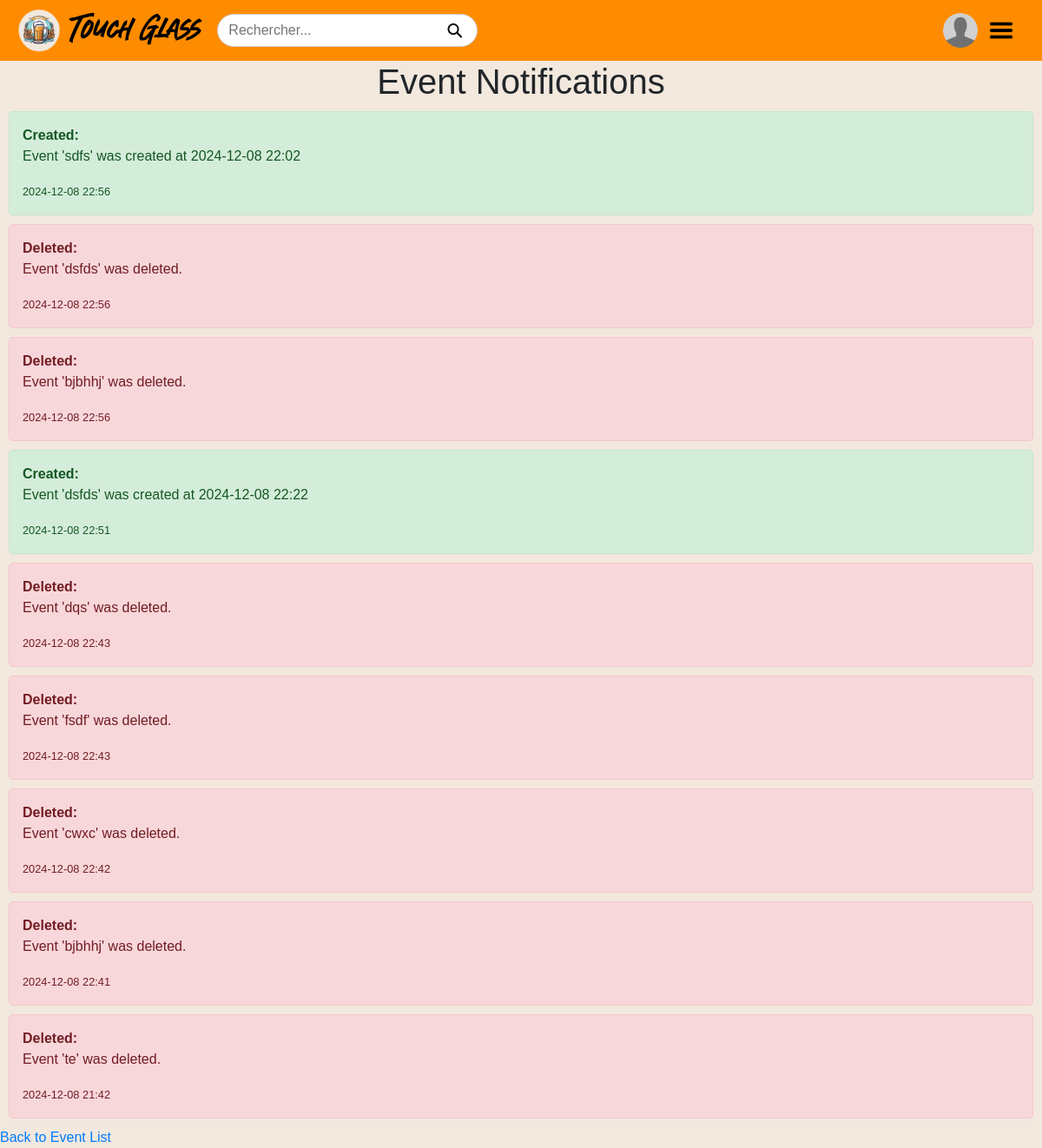
The page /notifications on the database its author committed.
### app/models/notification.py (models this page shows)
class Notification(db.Model):
    id = db.Column(db.Integer, primary_key=True)
    action = db.Column(
        db.String(50), nullable=False
    )  # Action (Created, Updated, Deleted)
    message = db.Column(db.Text, nullable=False)  # Details about the event change
    timestamp = db.Column(db.DateTime, default=datetime.now)  # Timestamp of the change
    event_id = db.Column(
        db.Integer, db.ForeignKey("event.event_id"), nullable=True
    )  # Link to the event
    event = db.relationship("Event", backref=db.backref("notifications", lazy=True))

### app/views.py (the view)
@register_views.route("/notifications")
def notifications():
    notifications = Notification.query.order_by(Notification.timestamp.desc()).all()
    return render_template("notifications.html", notifications=notifications)

### app/templates/notifications.html (shortened to what this page needs)
<!doctype html>
<html lang="en">
  <head>
  </head>
  <body>
    {% include "header.html" %}
    <h1>Event Notifications</h1>
    <div>
      {% if notifications %} {% for notification in notifications %}
      <div
        class="notification {% if notification.action == 'Created' %}success{% elif notification.action == 'Deleted' %}danger{% else %}info{% endif %}"
      >
        <strong>{{ notification.action }}:</strong>
        <p>{{ notification.message }}</p>
        <small>{{ notification.timestamp.strftime('%Y-%m-%d %H:%M') }}</small>
      </div>
      {% endfor %} {% else %}
      <p>No notifications yet.</p>
      {% endif %}
    </div>
    <a href="{{ url_for('views.event_calendar') }}">Back to Event List</a>
  </body>
</html>

### app/templates/header.html (shortened to what this page needs)
<link
  href="https://cdn.jsdelivr.net/npm/fullcalendar@5.10.1/main.min.css"
  rel="stylesheet"
/>
<link
  rel="stylesheet"
  href="https://maxcdn.bootstrapcdn.com/bootstrap/4.5.2/css/bootstrap.min.css"
/>
<header
  style="
    background-color: #ff8c00;
    padding: 10px 20px;
    display: flex;
    align-items: center;
    justify-content: space-between;
  "
>
  <a href="/" style="display: flex; align-items: center; text-decoration: none">
    <img
      src="{{ url_for('static', filename='img/logo.png') }}"
      alt="Logo"
      style="height: 50px; margin-right: 10px"
    />
    <h1
      style="
        margin: 0;
        font-family: &quot;SWD&quot;, &quot;Comic Sans MS&quot;, cursive;
        color: black;
      "
    >
      Touch Glass
    </h1>
  </a>
  <div class="search-bar">
    <input type="text" placeholder="Rechercher..." />
    <button type="button">
      <img
        src="{{ url_for('static', filename='img/search.png') }}"
        alt="Search"
        style="height: 20px"
      />
    </button>
  </div>
  <a
    href="{% if user_authenticated %} /dashboard {% else %} /login {% endif %}"
    style="
      text-decoration: none;
      margin-left: auto;
      display: flex;
      align-items: center;
    "
  >
    <img
      src="{{ url_for('static', filename='img/user.png') }}"
      alt="User Profile"
      style="
        height: 40px;
        width: 40px;
        border-radius: 50%;
        cursor: pointer;
        margin-left: 20px;
      "
    />
  </a>
  <button
    class="navbar-toggler"
    type="button"
    style="border: none; background: none; cursor: pointer"
    data-toggle="collapse"
    data-target="#navbarNav"
    aria-controls="navbarNav"
    aria-expanded="false"
    aria-label="Toggle navigation"
  >
    <img
      src="{{ url_for('static', filename='img/menu.png') }}"
      alt="Menu"
      style="height: 30px"
    />
  </button>
</header>

### app/templates/notifications.html (style rules this page uses)
body { font-family: Arial, sans-serif; margin: 20px; }
h1 { text-align: center; }
.notification { background-color: #f4f4f4; padding: 15px; margin: 10px; border-radius: 5px; border: 1px solid #ccc; }
.notification.success { background-color: #d4edda; color: #155724; border-color: #c3e6cb; }
.notification.danger { background-color: #f8d7da; color: #721c24; border-color: #f5c6cb; }

### app/templates/header.html (style rules this page uses)
body { background-color: #f2e8de; font-family: Arial, sans-serif; }
.search-bar { flex-grow: 1; margin: 0 20px; position: relative; max-width: 300px; }
.search-bar input { width: 100%; padding: 6px 12px; border: 1px solid #ccc; border-radius: 20px; }
.search-bar button { position: absolute; right: 10px; top: 50%; transform: translateY(-50%); border: none; background: none; }

### rows shown on the page
Notification: action "Created", message "Event 'sdfs' was created at 2024-12-08 22:02", timestamp "2024-12-08 22:56"
Notification: action "Deleted", message "Event 'dsfds' was deleted.", timestamp "2024-12-08 22:56"
Notification: action "Deleted", message "Event 'bjbhhj' was deleted.", timestamp "2024-12-08 22:56"
Notification: action "Created", message "Event 'dsfds' was created at 2024-12-08 22:22", timestamp "2024-12-08 22:51"
Notification: action "Deleted", message "Event 'dqs' was deleted.", timestamp "2024-12-08 22:43"
Notification: action "Deleted", message "Event 'fsdf' was deleted.", timestamp "2024-12-08 22:43"
Notification: action "Deleted", message "Event 'cwxc' was deleted.", timestamp "2024-12-08 22:42"
Notification: action "Deleted", message "Event 'bjbhhj' was deleted.", timestamp "2024-12-08 22:41"
Notification: action "Deleted", message "Event 'te' was deleted.", timestamp "2024-12-08 21:42"
